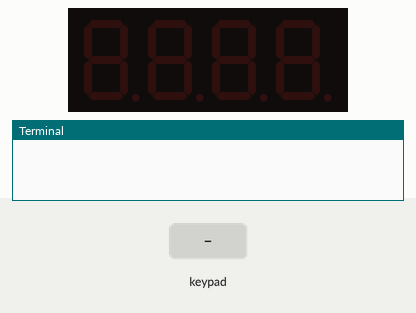
The program below on a simulated Raspberry Pi (BCM pin numbers). On the bench: 4-digit seven-segment display, the last lines printed to the terminal. Inputs (shaded band) come from the test bench.

Above: at 1.2 s.
1.3 s: key '1' pressed
At 2.7 s:
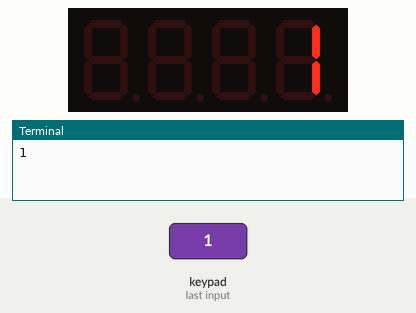
3.0 s: keypad keys 1 2 pressed 0.4 s apart
At 4.7 s:
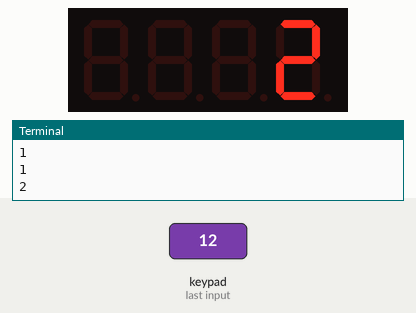
5.3 s: key '3' pressed
At 6.2 s:
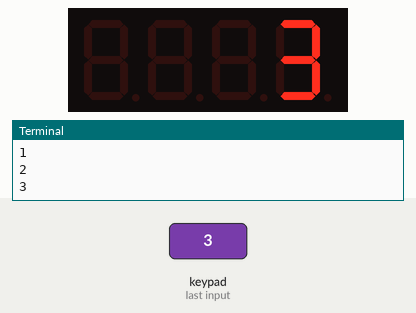
6.9 s: keypad keys 2 5 pressed 0.4 s apart
At 8.1 s:
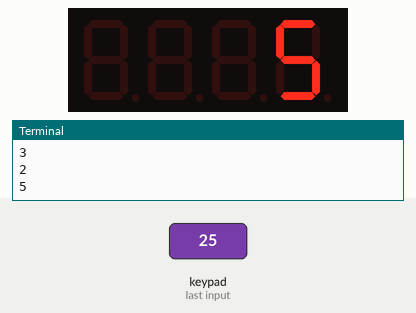
Timing chart, 0 to 9.9 s (numbered marks = the images above; inputs shaded):
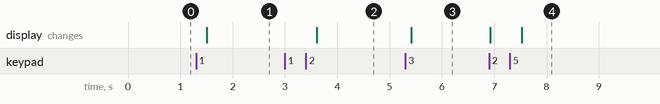

The program:

tm1637_keypad_demo.py
```python
import RPi.GPIO as GPIO
import tm1637
import time

# Initialize the TM1637 7-segment display
CLK = 25  # Ganti dengan pin GPIO yang Anda gunakan untuk CLK
DIO = 18  # Ganti dengan pin GPIO yang Anda gunakan untuk DIO
display = tm1637.TM1637(clk=CLK, dio=DIO)

# Initialize the LCD (optional, can be removed if you don't need it)

# GPIO pins connected to the keypad
L1 = 5
L2 = 6
L3 = 13
L4 = 19

C1 = 12
C2 = 16
C3 = 20
C4 = 21

# Initialize GPIO pins
GPIO.setwarnings(False)
GPIO.setmode(GPIO.BCM)

GPIO.setup(L1, GPIO.OUT)
GPIO.setup(L2, GPIO.OUT)
GPIO.setup(L3, GPIO.OUT)
GPIO.setup(L4, GPIO.OUT)

GPIO.setup(C1, GPIO.IN, pull_up_down=GPIO.PUD_DOWN)
GPIO.setup(C2, GPIO.IN, pull_up_down=GPIO.PUD_DOWN)
GPIO.setup(C3, GPIO.IN, pull_up_down=GPIO.PUD_DOWN)
GPIO.setup(C4, GPIO.IN, pull_up_down=GPIO.PUD_DOWN)

# Define the correct password

input_angka = ""

prev_input = {C1: 0, C2: 0, C3: 0, C4: 0}

def read_line(line, characters):
    """Read a line of keypad and update the input_password."""
    global input_angka
    GPIO.output(line, GPIO.HIGH)
    for idx, col in enumerate([C1, C2, C3, C4]):
        current_input = GPIO.input(col)
        if current_input == 1 and prev_input[col] == 0:
            input_angka += characters[idx]
            display.number(int(characters[idx]))  # Display the pressed key on TM1637
            print(characters[idx])
        prev_input[col] = current_input
    GPIO.output(line, GPIO.LOW)

try:
    while True:
        # Call the read_line function for each row of the keypad
        read_line(L1, ["1", "2", "3", "A"])
        read_line(L2, ["4", "5", "6", "B"])
        read_line(L3, ["7", "8", "9", "C"])
        read_line(L4, ["*", "0", "#", "D"])

        time.sleep(0.3)

except KeyboardInterrupt:
    print("\nApplication stopped!")
finally:
    GPIO.cleanup()
```

Measured:
- after the input at 1.3 s, the display: changes after 0.20 s (image 1)
- after the input at 3.0 s, the display: changes after 0.61 s (image 2)
- after the input at 5.3 s, the display: changes after 0.12 s (image 3)
- after the input at 6.9 s, the display: first changes at once (image 4 shows a later state)
